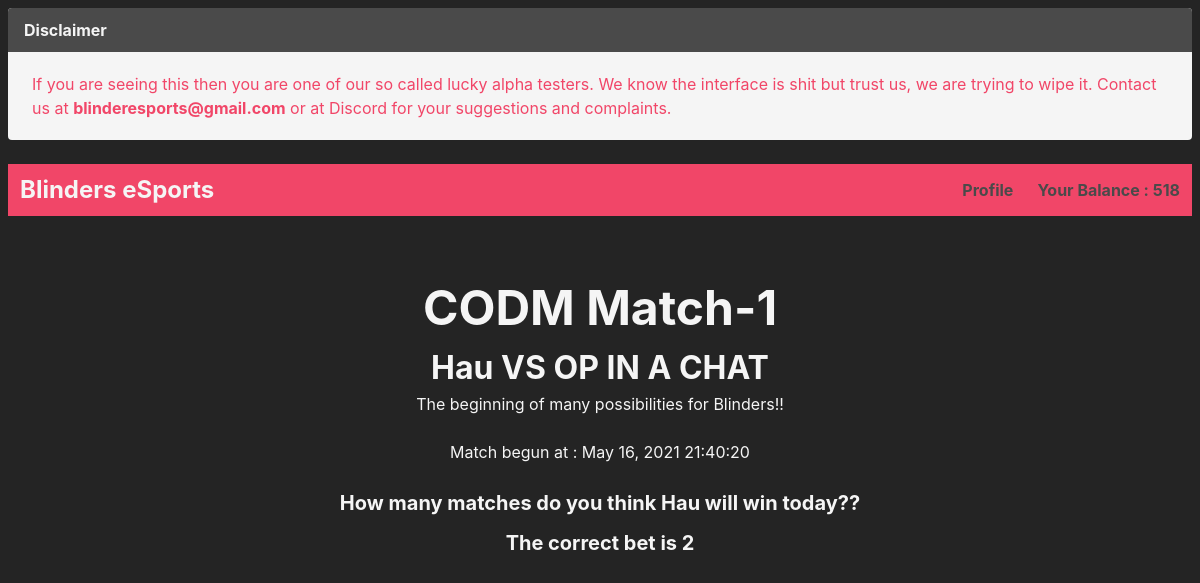
The app's page /detail/previous/cod001/ (signed in) with its own data.
### books/models.py (models this page shows, shortened)
class Point(models.Model):
    user_current = models.OneToOneField(User, related_name='user_current', on_delete=models.CASCADE, null=True)
    points = models.IntegerField(default=250)
    pointLog = models.TextField(blank=True)
    xp_points = models.IntegerField(default=0)
    xp_level = models.IntegerField(default=0)

class Match(models.Model):
    STATUS_CHOICES = (
        ("Upcoming", 'Upcoming'),
        ("Completed", 'Completed'),
        ("Rewarded", 'Rewarded'),
    )
    match = models.TextField()
    slug = models.SlugField(unique=True)
    datetime = models.DateTimeField()
    description = models.TextField(blank=True)
    image_URL = models.CharField(max_length=200)
    video_URL = models.CharField(max_length=300, blank=True)
    status = models.CharField(max_length=100, choices=STATUS_CHOICES, default="Upcoming")
    active = models.BooleanField(default=True)
    teamOne = models.ForeignKey(to="teams.Team", on_delete=models.CASCADE, related_name="Team_One")
    teamTwo = models.ForeignKey(to="teams.Team", on_delete=models.CASCADE, related_name="Team_Two")

class BetOption(models.Model):
    match = models.OneToOneField(to="books.Match", on_delete=models.CASCADE, related_name='bet_for_match', null=True)
    bet_one = models.CharField(max_length=300)
    bet_one_option_one = models.CharField(max_length=100)
    bet_one_option_one_odds = models.FloatField(default=1.0)
    bet_one_option_two = models.CharField(max_length=100)
    bet_one_option_two_odds = models.FloatField(default=1.0)
    bet_one_winner = models.CharField(max_length=100, blank=True)

### teams/models.py (models this page shows, shortened)
class Team(models.Model):
    name = models.CharField(max_length=300)
    index1 = models.IntegerField(primary_key=True, unique=True, default=0)
    logo_URL = models.CharField(max_length=400)
    description = models.TextField(blank=True)
    members = models.TextField(blank=True)
    matches_played = models.IntegerField(default=0)
    wins = models.IntegerField(default=0)
    def __str__(self):
        return self.name

### books/views.py (the view)
# urls.py: url('detail/previous/(?P<slug>[\w-]+)/$', books_view.details_previous, name="detail_previous"),
@login_required(login_url="/login/")
def details_previous(request, slug):
     point = Point.objects.get(user_current=request.user)
     teambets = Match.objects.get(slug=slug)
     option = BetOption.objects.get(match=teambets.id)
     return render(request, 'detailsTwo.html', {'teambets' : teambets, 'point' : point , 'option' : option })

### books/templates/detailsTwo.html (shortened to what this page needs)
<html lang="en">
<head>
    <link rel="stylesheet" href="https://cdn.jsdelivr.net/npm/bulma@0.9.2/css/bulma.min.css">
</head>
<body class="px-2 py-2 has-background-black-ter">
<article class="message">
  <div class="message-header has-text-white-ter">
    <p>Disclaimer</p>
  </div>
  <div class="message-body has-text-danger">
    If you are seeing this then you are one of our so called lucky alpha testers. We know the interface is shit but trust us, we are trying to wipe it. Contact us at <strong>blinderesports@gmail.com</strong> or at Discord for your suggestions and complaints.
  </div>
</article>
    <nav class="navbar has-background-danger">
        <div class="navbar-brand is-primary">
            <a href="/home/" class="navbar-item has-text-message">
                <h1 class="is-size-4 has-text-weight-bold has-text-white-ter">Blinders eSports</h1>
            </a>
        </div>
        <div class="navbar-menu" id="nav-links">
          <div class="navbar-end">
        {% if user.is_authenticated %}
            <a href="/profile/" class="navbar-item has-text-weight-bold">Profile</a>
        {% else %}
            <a href="/login/" class="navbar-item has-text-weight-bold">Login</a>
        {% endif %}
        {% if user.is_authenticated %}
            <a class="navbar-item has-text-weight-bold">Your Balance : {{point.points}}</a>
        {% endif %}
          </div>
        </div>
  </nav>
<div class="section">
  <div class="container px-2 py-2">
    <form action="" method="POST">
        <h1 class="is-size-1 has-text-centered has-text-weight-bold has-text-white-ter">
            {{teambets.match | linebreaks }}
        </h1>
        <h1 class="is-size-3 has-text-centered has-text-white-ter has-text-weight-bold">
          {{teambets.teamOne}} VS {{teambets.teamTwo}}
        </h1>
        <h1 class="is-size-5is-italic has-text-centered has-text-white-ter">
          {{teambets.description | linebreaks }}
        </h1><br>
        <h3 class="subtitle-is-6 has-text-centered has-text-white-ter">
          Match begun at : <span class="subtitle-is-6" id="event-box">{{teambets.datetime | date:"M d, Y H:i:s"}}</span>
        </h3>
        <br>
      <div class="container has-text-centered has-text-white-ter">
        <div class="control">
          <span class="label has-text-white-ter is-size-5">{{option.bet_one | linebreaks }}</span>
          <span class="label has-text-white-ter is-size-5">The correct bet is {{option.bet_one_winner}}</span>
        </div>
      </div>
      <br>
    </form>
  </div>
  </div>
</body>
</html>

### records on screen
Point: points "518"
Match: match "CODM Match-1", teamOne "Hau", teamTwo "OP IN A CHAT", description "The beginning of many possibilities for Blinders!!", datetime "May 16, 2021 21:40:20"
BetOption: bet_one "How many matches do you think Hau will win today??", bet_one_winner "2"
